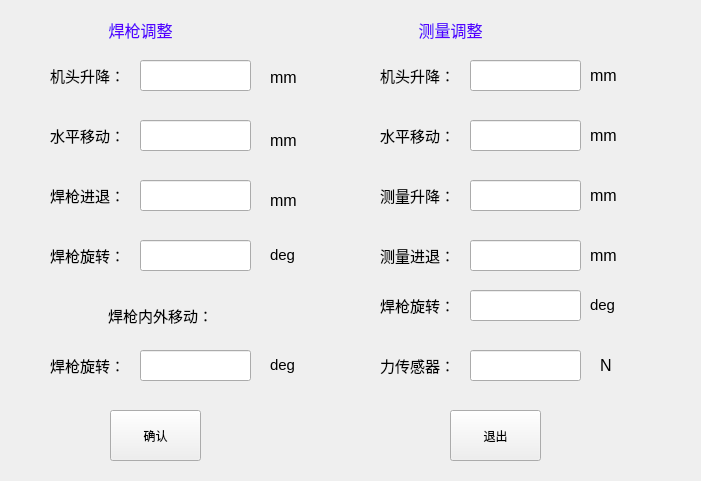
<?xml version="1.0" encoding="UTF-8"?>
<ui version="4.0">
 <class>manual_adjust</class>
 <widget class="QWidget" name="manual_adjust">
  <property name="geometry">
   <rect>
    <x>0</x>
    <y>0</y>
    <width>701</width>
    <height>481</height>
   </rect>
  </property>
  <property name="windowTitle">
   <string>Form</string>
  </property>
  <widget class="QLabel" name="label">
   <property name="geometry">
    <rect>
     <x>100</x>
     <y>10</y>
     <width>81</width>
     <height>41</height>
    </rect>
   </property>
   <property name="text">
    <string>&lt;html&gt;&lt;head/&gt;&lt;body&gt;&lt;p align=&quot;center&quot;&gt;&lt;span style=&quot; font-size:12pt; color:#5500ff;&quot;&gt;焊枪调整&lt;/span&gt;&lt;/p&gt;&lt;/body&gt;&lt;/html&gt;</string>
   </property>
  </widget>
  <widget class="QLabel" name="label_2">
   <property name="geometry">
    <rect>
     <x>50</x>
     <y>60</y>
     <width>71</width>
     <height>31</height>
    </rect>
   </property>
   <property name="text">
    <string>&lt;html&gt;&lt;head/&gt;&lt;body&gt;&lt;p&gt;&lt;span style=&quot; font-size:11pt;&quot;&gt;机头升降：&lt;/span&gt;&lt;/p&gt;&lt;/body&gt;&lt;/html&gt;</string>
   </property>
  </widget>
  <widget class="QLabel" name="label_3">
   <property name="geometry">
    <rect>
     <x>50</x>
     <y>120</y>
     <width>71</width>
     <height>31</height>
    </rect>
   </property>
   <property name="text">
    <string>&lt;html&gt;&lt;head/&gt;&lt;body&gt;&lt;p align=&quot;center&quot;&gt;&lt;span style=&quot; font-size:11pt;&quot;&gt;水平移动：&lt;/span&gt;&lt;/p&gt;&lt;/body&gt;&lt;/html&gt;</string>
   </property>
  </widget>
  <widget class="QLabel" name="label_4">
   <property name="geometry">
    <rect>
     <x>50</x>
     <y>180</y>
     <width>71</width>
     <height>31</height>
    </rect>
   </property>
   <property name="text">
    <string>&lt;html&gt;&lt;head/&gt;&lt;body&gt;&lt;p align=&quot;center&quot;&gt;&lt;span style=&quot; font-size:11pt;&quot;&gt;焊枪进退：&lt;/span&gt;&lt;/p&gt;&lt;/body&gt;&lt;/html&gt;</string>
   </property>
  </widget>
  <widget class="QLabel" name="label_5">
   <property name="geometry">
    <rect>
     <x>50</x>
     <y>240</y>
     <width>71</width>
     <height>31</height>
    </rect>
   </property>
   <property name="text">
    <string>&lt;html&gt;&lt;head/&gt;&lt;body&gt;&lt;p align=&quot;center&quot;&gt;&lt;span style=&quot; font-size:11pt;&quot;&gt;焊枪旋转：&lt;/span&gt;&lt;/p&gt;&lt;/body&gt;&lt;/html&gt;</string>
   </property>
  </widget>
  <widget class="QLineEdit" name="lineEdit_head_updown">
   <property name="geometry">
    <rect>
     <x>140</x>
     <y>60</y>
     <width>111</width>
     <height>31</height>
    </rect>
   </property>
   <property name="text">
    <string/>
   </property>
  </widget>
  <widget class="QLineEdit" name="lineEdit_head_level">
   <property name="geometry">
    <rect>
     <x>140</x>
     <y>120</y>
     <width>111</width>
     <height>31</height>
    </rect>
   </property>
   <property name="text">
    <string/>
   </property>
  </widget>
  <widget class="QLineEdit" name="lineEdit_weld_jintui">
   <property name="geometry">
    <rect>
     <x>140</x>
     <y>180</y>
     <width>111</width>
     <height>31</height>
    </rect>
   </property>
   <property name="text">
    <string/>
   </property>
  </widget>
  <widget class="QLineEdit" name="lineEdit_weld_rotate">
   <property name="geometry">
    <rect>
     <x>140</x>
     <y>240</y>
     <width>111</width>
     <height>31</height>
    </rect>
   </property>
   <property name="text">
    <string/>
   </property>
  </widget>
  <widget class="QLabel" name="label_7">
   <property name="geometry">
    <rect>
     <x>410</x>
     <y>10</y>
     <width>81</width>
     <height>41</height>
    </rect>
   </property>
   <property name="text">
    <string>&lt;html&gt;&lt;head/&gt;&lt;body&gt;&lt;p align=&quot;center&quot;&gt;&lt;span style=&quot; font-size:12pt; color:#5500ff;&quot;&gt;测量调整&lt;/span&gt;&lt;/p&gt;&lt;/body&gt;&lt;/html&gt;</string>
   </property>
  </widget>
  <widget class="QLineEdit" name="lineEdit_head_level2">
   <property name="geometry">
    <rect>
     <x>470</x>
     <y>120</y>
     <width>111</width>
     <height>31</height>
    </rect>
   </property>
  </widget>
  <widget class="QLabel" name="label_6">
   <property name="geometry">
    <rect>
     <x>380</x>
     <y>120</y>
     <width>71</width>
     <height>31</height>
    </rect>
   </property>
   <property name="text">
    <string>&lt;html&gt;&lt;head/&gt;&lt;body&gt;&lt;p align=&quot;center&quot;&gt;&lt;span style=&quot; font-size:11pt;&quot;&gt;水平移动：&lt;/span&gt;&lt;/p&gt;&lt;/body&gt;&lt;/html&gt;</string>
   </property>
  </widget>
  <widget class="QLineEdit" name="lineEdit_head_updown2">
   <property name="geometry">
    <rect>
     <x>470</x>
     <y>60</y>
     <width>111</width>
     <height>31</height>
    </rect>
   </property>
  </widget>
  <widget class="QLabel" name="label_8">
   <property name="geometry">
    <rect>
     <x>380</x>
     <y>60</y>
     <width>71</width>
     <height>31</height>
    </rect>
   </property>
   <property name="text">
    <string>&lt;html&gt;&lt;head/&gt;&lt;body&gt;&lt;p&gt;&lt;span style=&quot; font-size:11pt;&quot;&gt;机头升降：&lt;/span&gt;&lt;/p&gt;&lt;/body&gt;&lt;/html&gt;</string>
   </property>
  </widget>
  <widget class="QLabel" name="label_9">
   <property name="geometry">
    <rect>
     <x>380</x>
     <y>180</y>
     <width>71</width>
     <height>31</height>
    </rect>
   </property>
   <property name="text">
    <string>&lt;html&gt;&lt;head/&gt;&lt;body&gt;&lt;p&gt;&lt;span style=&quot; font-size:11pt;&quot;&gt;测量升降：&lt;/span&gt;&lt;/p&gt;&lt;/body&gt;&lt;/html&gt;</string>
   </property>
  </widget>
  <widget class="QLineEdit" name="lineEdit_measure_jintui">
   <property name="geometry">
    <rect>
     <x>470</x>
     <y>240</y>
     <width>111</width>
     <height>31</height>
    </rect>
   </property>
  </widget>
  <widget class="QLabel" name="label_10">
   <property name="geometry">
    <rect>
     <x>380</x>
     <y>240</y>
     <width>71</width>
     <height>31</height>
    </rect>
   </property>
   <property name="text">
    <string>&lt;html&gt;&lt;head/&gt;&lt;body&gt;&lt;p align=&quot;center&quot;&gt;&lt;span style=&quot; font-size:11pt;&quot;&gt;测量进退：&lt;/span&gt;&lt;/p&gt;&lt;/body&gt;&lt;/html&gt;</string>
   </property>
  </widget>
  <widget class="QLineEdit" name="lineEdit_measure_updown">
   <property name="geometry">
    <rect>
     <x>470</x>
     <y>180</y>
     <width>111</width>
     <height>31</height>
    </rect>
   </property>
  </widget>
  <widget class="QLineEdit" name="lineEdit_weld_rotate2">
   <property name="geometry">
    <rect>
     <x>470</x>
     <y>290</y>
     <width>111</width>
     <height>31</height>
    </rect>
   </property>
  </widget>
  <widget class="QLabel" name="label_11">
   <property name="geometry">
    <rect>
     <x>380</x>
     <y>290</y>
     <width>71</width>
     <height>31</height>
    </rect>
   </property>
   <property name="text">
    <string>&lt;html&gt;&lt;head/&gt;&lt;body&gt;&lt;p&gt;&lt;span style=&quot; font-size:11pt;&quot;&gt;焊枪旋转：&lt;/span&gt;&lt;/p&gt;&lt;/body&gt;&lt;/html&gt;</string>
   </property>
  </widget>
  <widget class="QLabel" name="label_12">
   <property name="geometry">
    <rect>
     <x>380</x>
     <y>350</y>
     <width>71</width>
     <height>31</height>
    </rect>
   </property>
   <property name="text">
    <string>&lt;html&gt;&lt;head/&gt;&lt;body&gt;&lt;p align=&quot;center&quot;&gt;&lt;span style=&quot; font-size:11pt;&quot;&gt;力传感器：&lt;/span&gt;&lt;/p&gt;&lt;/body&gt;&lt;/html&gt;</string>
   </property>
  </widget>
  <widget class="QLineEdit" name="lineEdit_force">
   <property name="geometry">
    <rect>
     <x>470</x>
     <y>350</y>
     <width>111</width>
     <height>31</height>
    </rect>
   </property>
  </widget>
  <widget class="QLineEdit" name="lineEdit_weld_inoutrotate">
   <property name="geometry">
    <rect>
     <x>140</x>
     <y>350</y>
     <width>111</width>
     <height>31</height>
    </rect>
   </property>
  </widget>
  <widget class="QLabel" name="label_13">
   <property name="geometry">
    <rect>
     <x>50</x>
     <y>350</y>
     <width>71</width>
     <height>31</height>
    </rect>
   </property>
   <property name="text">
    <string>&lt;html&gt;&lt;head/&gt;&lt;body&gt;&lt;p align=&quot;center&quot;&gt;&lt;span style=&quot; font-size:11pt;&quot;&gt;焊枪旋转：&lt;/span&gt;&lt;/p&gt;&lt;/body&gt;&lt;/html&gt;</string>
   </property>
  </widget>
  <widget class="QLabel" name="label_14">
   <property name="geometry">
    <rect>
     <x>100</x>
     <y>300</y>
     <width>121</width>
     <height>31</height>
    </rect>
   </property>
   <property name="text">
    <string>&lt;html&gt;&lt;head/&gt;&lt;body&gt;&lt;p align=&quot;center&quot;&gt;&lt;span style=&quot; font-size:11pt;&quot;&gt;焊枪内外移动：&lt;/span&gt;&lt;/p&gt;&lt;/body&gt;&lt;/html&gt;</string>
   </property>
  </widget>
  <widget class="QPushButton" name="pushButton_check">
   <property name="geometry">
    <rect>
     <x>110</x>
     <y>410</y>
     <width>91</width>
     <height>51</height>
    </rect>
   </property>
   <property name="text">
    <string>确认</string>
   </property>
  </widget>
  <widget class="QPushButton" name="pushButton_quit">
   <property name="geometry">
    <rect>
     <x>450</x>
     <y>410</y>
     <width>91</width>
     <height>51</height>
    </rect>
   </property>
   <property name="text">
    <string>退出</string>
   </property>
  </widget>
  <widget class="QLabel" name="label_15">
   <property name="geometry">
    <rect>
     <x>270</x>
     <y>57</y>
     <width>61</width>
     <height>41</height>
    </rect>
   </property>
   <property name="text">
    <string>&lt;html&gt;&lt;head/&gt;&lt;body&gt;&lt;p&gt;&lt;span style=&quot; font-size:12pt;&quot;&gt;mm&lt;/span&gt;&lt;/p&gt;&lt;/body&gt;&lt;/html&gt;</string>
   </property>
  </widget>
  <widget class="QLabel" name="label_16">
   <property name="geometry">
    <rect>
     <x>270</x>
     <y>120</y>
     <width>61</width>
     <height>41</height>
    </rect>
   </property>
   <property name="text">
    <string>&lt;html&gt;&lt;head/&gt;&lt;body&gt;&lt;p&gt;&lt;span style=&quot; font-size:12pt;&quot;&gt;mm&lt;/span&gt;&lt;/p&gt;&lt;/body&gt;&lt;/html&gt;</string>
   </property>
  </widget>
  <widget class="QLabel" name="label_17">
   <property name="geometry">
    <rect>
     <x>270</x>
     <y>180</y>
     <width>61</width>
     <height>41</height>
    </rect>
   </property>
   <property name="text">
    <string>&lt;html&gt;&lt;head/&gt;&lt;body&gt;&lt;p&gt;&lt;span style=&quot; font-size:12pt;&quot;&gt;mm&lt;/span&gt;&lt;/p&gt;&lt;/body&gt;&lt;/html&gt;</string>
   </property>
  </widget>
  <widget class="QLabel" name="label_18">
   <property name="geometry">
    <rect>
     <x>270</x>
     <y>230</y>
     <width>61</width>
     <height>51</height>
    </rect>
   </property>
   <property name="text">
    <string>&lt;html&gt;&lt;head/&gt;&lt;body&gt;&lt;p&gt;&lt;span style=&quot; font-size:11pt;&quot;&gt;deg&lt;/span&gt;&lt;/p&gt;&lt;/body&gt;&lt;/html&gt;</string>
   </property>
  </widget>
  <widget class="QLabel" name="label_19">
   <property name="geometry">
    <rect>
     <x>270</x>
     <y>340</y>
     <width>61</width>
     <height>51</height>
    </rect>
   </property>
   <property name="text">
    <string>&lt;html&gt;&lt;head/&gt;&lt;body&gt;&lt;p&gt;&lt;span style=&quot; font-size:11pt;&quot;&gt;deg&lt;/span&gt;&lt;/p&gt;&lt;/body&gt;&lt;/html&gt;</string>
   </property>
  </widget>
  <widget class="QLabel" name="label_20">
   <property name="geometry">
    <rect>
     <x>590</x>
     <y>280</y>
     <width>61</width>
     <height>51</height>
    </rect>
   </property>
   <property name="text">
    <string>&lt;html&gt;&lt;head/&gt;&lt;body&gt;&lt;p&gt;&lt;span style=&quot; font-size:11pt;&quot;&gt;deg&lt;/span&gt;&lt;/p&gt;&lt;/body&gt;&lt;/html&gt;</string>
   </property>
  </widget>
  <widget class="QLabel" name="label_21">
   <property name="geometry">
    <rect>
     <x>590</x>
     <y>50</y>
     <width>61</width>
     <height>51</height>
    </rect>
   </property>
   <property name="text">
    <string>&lt;html&gt;&lt;head/&gt;&lt;body&gt;&lt;p&gt;&lt;span style=&quot; font-size:12pt;&quot;&gt;mm&lt;/span&gt;&lt;/p&gt;&lt;/body&gt;&lt;/html&gt;</string>
   </property>
  </widget>
  <widget class="QLabel" name="label_22">
   <property name="geometry">
    <rect>
     <x>590</x>
     <y>110</y>
     <width>61</width>
     <height>51</height>
    </rect>
   </property>
   <property name="text">
    <string>&lt;html&gt;&lt;head/&gt;&lt;body&gt;&lt;p&gt;&lt;span style=&quot; font-size:12pt;&quot;&gt;mm&lt;/span&gt;&lt;/p&gt;&lt;/body&gt;&lt;/html&gt;</string>
   </property>
  </widget>
  <widget class="QLabel" name="label_23">
   <property name="geometry">
    <rect>
     <x>590</x>
     <y>170</y>
     <width>61</width>
     <height>51</height>
    </rect>
   </property>
   <property name="text">
    <string>&lt;html&gt;&lt;head/&gt;&lt;body&gt;&lt;p&gt;&lt;span style=&quot; font-size:12pt;&quot;&gt;mm&lt;/span&gt;&lt;/p&gt;&lt;/body&gt;&lt;/html&gt;</string>
   </property>
  </widget>
  <widget class="QLabel" name="label_24">
   <property name="geometry">
    <rect>
     <x>590</x>
     <y>230</y>
     <width>61</width>
     <height>51</height>
    </rect>
   </property>
   <property name="text">
    <string>&lt;html&gt;&lt;head/&gt;&lt;body&gt;&lt;p&gt;&lt;span style=&quot; font-size:12pt;&quot;&gt;mm&lt;/span&gt;&lt;/p&gt;&lt;/body&gt;&lt;/html&gt;</string>
   </property>
  </widget>
  <widget class="QLabel" name="label_25">
   <property name="geometry">
    <rect>
     <x>600</x>
     <y>350</y>
     <width>61</width>
     <height>31</height>
    </rect>
   </property>
   <property name="text">
    <string>&lt;html&gt;&lt;head/&gt;&lt;body&gt;&lt;p&gt;&lt;span style=&quot; font-size:12pt;&quot;&gt;N&lt;/span&gt;&lt;/p&gt;&lt;/body&gt;&lt;/html&gt;</string>
   </property>
  </widget>
 </widget>
 <resources/>
 <connections/>
</ui>
